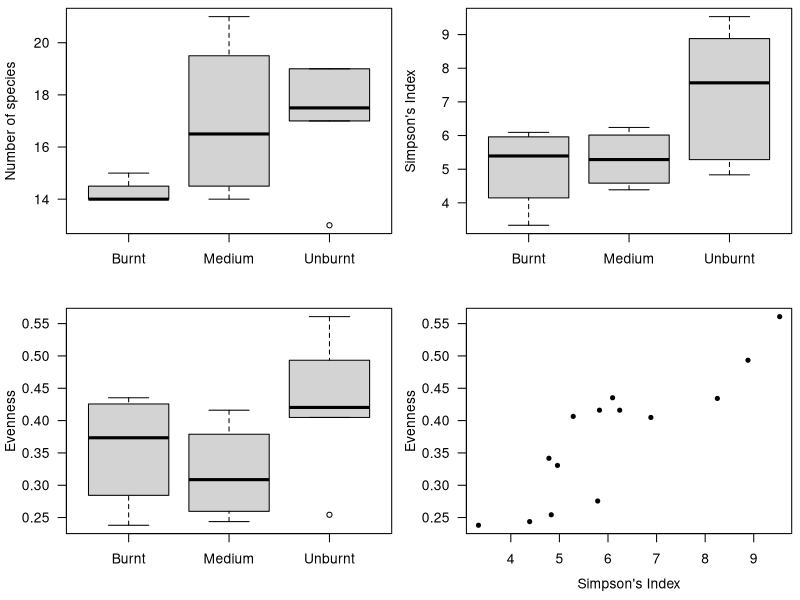
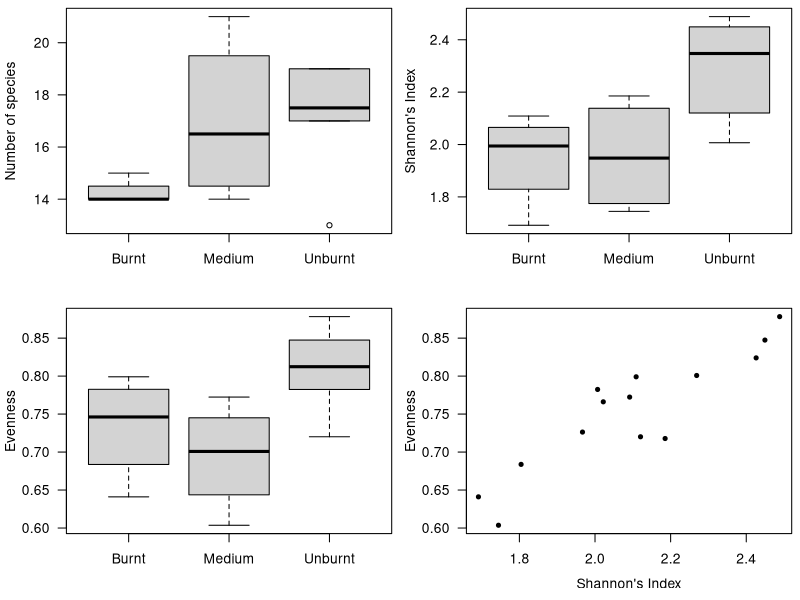
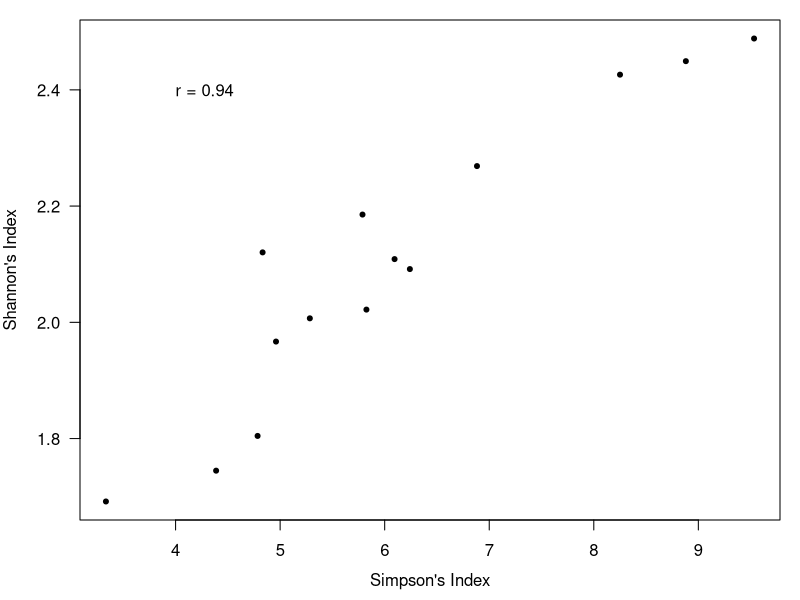
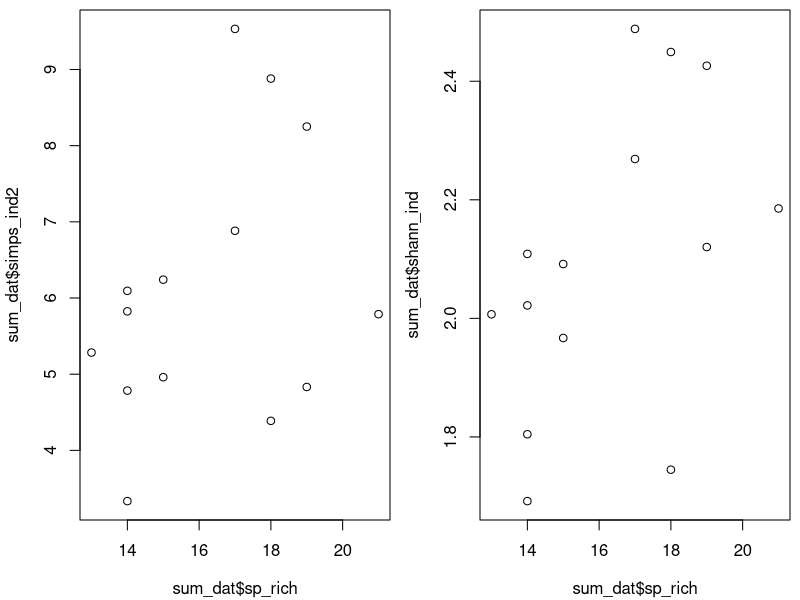
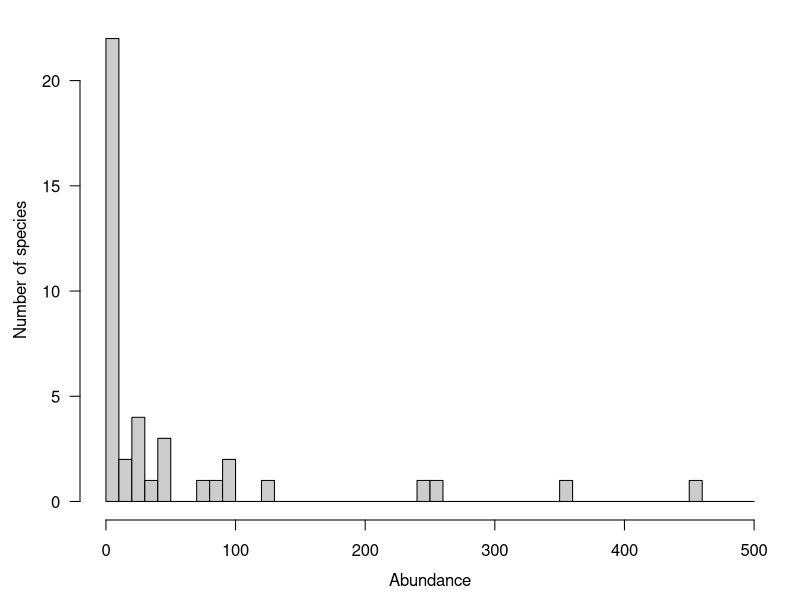
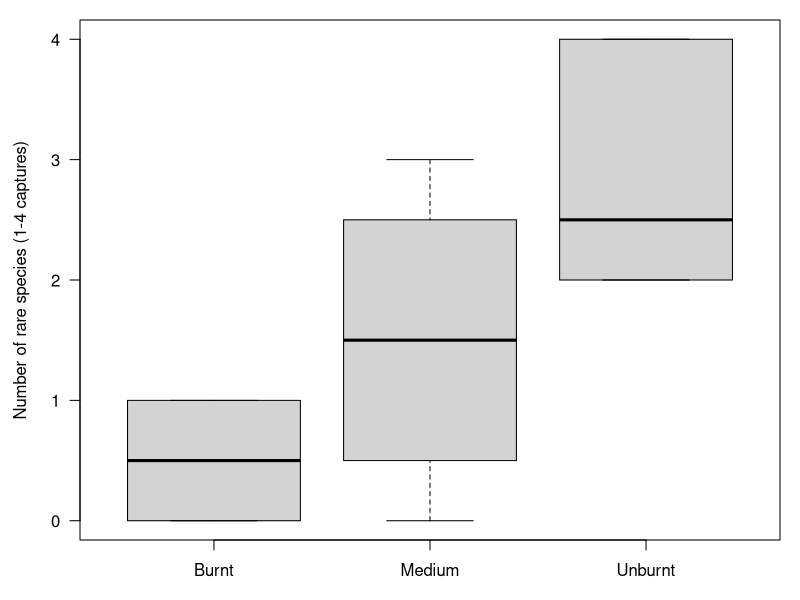
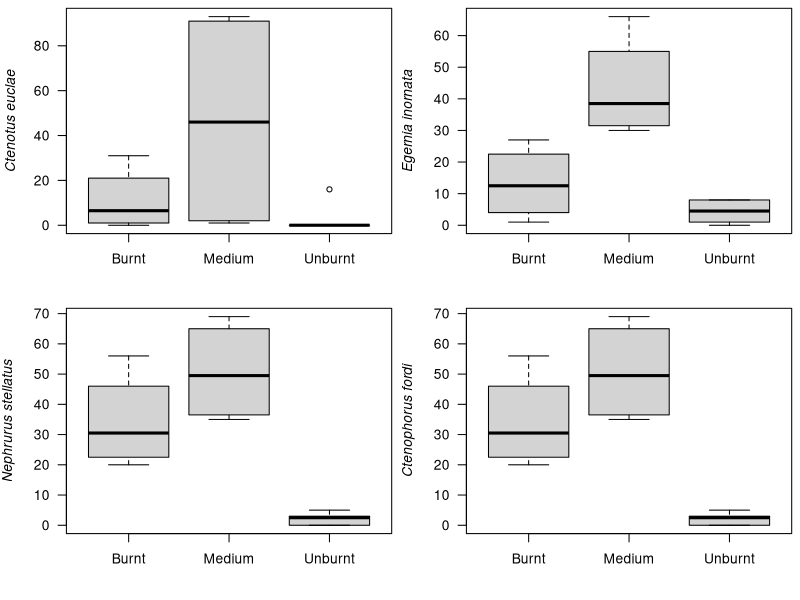

The R source for these figures, in order:
# Ideas for Amber's project
# Feb 2023

# what can we tell about the influence of fire on rare species from comparing species richness to diversity estimates?

# how do diversity estimates which differ in their quantification of dominance and rarity compare? For example, is there stronger effects on the estimates which prioritise rarity?

# how does fire influence the overall abundance (pooled abundance) of 'rare' reptile species, classed as those with fewer than x captures?

# how does fire influence phylogenetic diversity? For example, are there a greater number of reptile families in unburnt mallee than burnt mallee? Does fire drive a phylogenetic simplification?

# how does fire influence functional rarity (sensu Violle et al. 2017, TREE)? We might not get this far... Just noting it down as an interesting aspect. 

# Following Rabinowitz (1981), we could look at rarity based on: geographic range, habitat specificity and local abundance. We've been talking about abundance-related rarity, but we could also look at geographical rarity - i.e. the proportion of sites in which each species occurs. Habitat specificity would have to be done through the literature. 

#testing amber 1 march


# For community ecology lecture
# March 2020

# Set up the data:

dat1<-read.table("sp_summaries.txt",header=T)
dat1$TSF2<-dat1$TSF^2
dat1$TSFscale<-scale(dat1$TSF,center=T,scale=T)
dat1$TSF2scale<-scale(dat1$TSF^2,center=T,scale=T)
dat1$obs_effect<-as.numeric(1:nrow(dat1))
dat1$effort<-as.numeric(dat1$effort)
head(dat1); dim(dat1)

# How many captures per location for each species?

spnames<-names(dat1[,9:(length(dat1)-4)])
names_lgth<-length(spnames)
caps<-matrix(data=NA,nrow=length(spnames),ncol=2)

for(i in 1:names_lgth){
  
  cols_thisrun<-colnames(dat1)==spnames[i]
  caps[i,]<-tapply(dat1[,cols_thisrun],dat1$location,sum, na.rm=T)
}
caps<-data.frame(sp=spnames,caps)
colnames(caps)<-c("sp",levels(dat1$location))
caps


# Set up a factor level which assigns each species to one of three groups: 1 = Hincks only, 2 = Pinks only, and 3 = both. The cut-off for analysis is >=28 Hincks and >=38 Pinks.

sites_tab<-data.frame(Hsites=length(which(table(dat1$site, dat1$location)[,1]>0)),Psites=length(which(table(dat1$site, dat1$location)[,2]>0)))

spnames2<-caps[,1]
lgth2<-length(caps[,1])
new.x<-matrix(data=NA,nrow=lgth2,ncol=1)

for (i in 1:lgth2){
  
  new.x[i,]<- if (caps[i,2]>=28 & caps[i,3]<38) 1 
  else if (caps[i,2]<28 & caps[i,3]>=38) 2
  else 3
}
caps$mod_type<-as.factor(new.x)
caps



# STANDARDISE THE DATA BY TRAP EFFORT (dat4). 

# This will turn the data into something like "the number of captures per 500 trap nights".

head(dat1)
lgth2<-length(caps[,1])
lgth5<-length(dat1$obs)
sp_cols<-dat1[,9:(length(dat1)-4)]
div<-matrix(data=NA, nrow=lgth5, ncol=lgth2)

for (i in 1:lgth2){
  div[,i]<-(sp_cols[,i]/dat1$effort)*500
  div[,i]<-round(div[,i],0)
}
div<-as.data.frame(div)
colnames(div)<-caps$sp

for(i in 1:lgth2){
  div[,i]<-as.integer(div[,i])
}
dat4<-data.frame(dat1[,1:8],div,dat1[(length(dat1)-3):length(dat1)])
head(dat1, 3)
head(dat4, 3)

compare<-data.frame(site=dat1$obs,raw=dat1$Pog,eff=dat1$effort,std=dat4$Pog)
head(compare)

# plot(compare$raw, compare$std)
# cor.test(compare$raw, compare$std)


# THE DATA:

# The mod_type can also be used to specify which data set to use:

# 1 = Hdat (Hincks only, all sites)
# 2 = Pdat (Pinks only, all sites)
# 3 = dat1 (both locations, all sites)

# 1:
Hdat<-dat4[dat4$location=="Hincks",]
Hdat<-droplevels(Hdat)
rownames(Hdat)<-1:nrow(Hdat)
Hdat$obs_effect<-as.numeric(1:nrow(Hdat))
head(Hdat)

# 2:
Pdat<-dat4[dat4$location=="Pinkawillinie",]
Pdat<-droplevels(Pdat)
rownames(Pdat)<-1:nrow(Pdat)
Pdat$obs_effect<-as.numeric(1:nrow(Pdat))
head(Pdat)

# 3: dat4
dat4$obs_effect<-as.numeric(1:nrow(dat4))
head(dat4)


head(Hdat)
levels(Hdat$site)

newH<-Hdat[-which(Hdat$site %in% c("I1", "I2", "I3", "I4", "I7")),]
newH<-droplevels(newH)
levels(newH$site)
head(newH); dim(newH)

comb_dat<-as.data.frame(apply(newH[,c(which(colnames(newH)=="A_ina"):which(colnames(newH)=="D_dam"))],2,function(x) aggregate(x~newH[,which(colnames(newH)=="site")],FUN=sum)))
comb_dat<-comb_dat[,grep(".x", colnames(comb_dat))]
colnames(comb_dat)<-colnames(newH)[which(colnames(newH)=="A_ina"):which(colnames(newH)=="D_dam")]
comb_dat<-comb_dat[,1:which(colnames(comb_dat)=="Pog")]
comb_dat<-data.frame(site=unique(as.character(newH[,which(colnames(newH)=="site")])),comb_dat)

# total abundance:
comb_dat$abund<-rowSums(comb_dat[,2:ncol(comb_dat)])

# species richness:
comb_dat$sp_rich<-rowSums(t(apply(comb_dat[,c(which(colnames(comb_dat)=="A_ina"):which(colnames(comb_dat)=="Pog"))],1,function(x) ifelse(x==0,0,1)))) 
head(comb_dat); dim(comb_dat)

# relative abundance:
rel_abund<-data.frame(site=comb_dat$site,round(apply(comb_dat[,c(which(colnames(comb_dat)=="A_ina"):which(colnames(comb_dat)=="Pog"))],2,function(x) x/comb_dat$abund),3), abund=comb_dat$abund, sp_rich=comb_dat$sp_rich)

# simpson's index:
rel_abund$simps_ind<-1-(rowSums(rel_abund[,c(which(colnames(rel_abund)=="A_ina"):which(colnames(rel_abund)=="Pog"))]^2))

# reciprocal simpson's index:
rel_abund$simps_recip<-1/rel_abund$simps_ind
head(rel_abund); dim(rel_abund)

library(vegan)
diversity(rel_abund[,c(which(colnames(rel_abund)=="A_ina"):which(colnames(rel_abund)=="Pog"))], index="simpson")

# barplot(rel_abund$simps_ind[c(3:6,1:2)])


# full data set:

dat2<-read.table("all_reptile_data.txt",header=T)
head(dat2)

# species abundance data:
sp_div<-as.data.frame.matrix(t(table(dat2$name, dat2$site)))
head(sp_div,3); dim(sp_div)

# standardise the data by trap effort:
head(dat1, 3)
rownames(sp_div)

xdat<-dat1[which(dat1$site %in% rownames(sp_div)),]
xdat$site; xdat$season
unique(dat2$season)
head(xdat, 3); dim(xdat)

eft<-data.frame(aggregate(xdat$effort~xdat$site, FUN=sum))
colnames(eft)<-c("site","effort")
eft

head(sp_div,3); dim(sp_div)
rownames(sp_div)==as.character(eft$site)

sdiv<-sp_div

# captures / 1000 trap nights
sp_div2<-round(apply(sdiv, 2, function(x) (x/eft$effort)*1000),0)
head(sp_div2, 3); dim(sp_div2)

# check that there are no zeros:
apply(sp_div2, 2, sum)

# site summaries:
sum_dat<-data.frame(site=rownames(sp_div2))

# total abundance:
sum_dat$abund<-rowSums(sp_div2)

# species richness:
sum_dat$sp_rich<-apply(sp_div2,1,function(x) length(which(x>0)))

# relative abundance:
rel_abund2<-apply(sp_div2, 2, function(x) x/sum_dat$abund)
head(rel_abund2,3); dim(rel_abund2)

# simpson's index:
sum_dat$simps_ind<-rowSums(rel_abund2^2)

# simpson's index:
sum_dat$simps_ind2<-1/rowSums(rel_abund2^2)

# evenness, from Simpson's:
sum_dat$even<-sum_dat$simps_ind2/sum_dat$sp_rich

# shannon's index:
log_relab<-log(rel_abund2)
log_relab<-t(apply(log_relab,1,function(x) ifelse(is.infinite(x)==T,0,x)))

sum_dat$shann_ind<--rowSums(rel_abund2*log_relab)

# evenness, from Shannon's:
sum_dat$Hmax<-log(sum_dat$sp_rich)
sum_dat$even2<-sum_dat$shann_ind/sum_dat$Hmax

# check simpson against vegan calc:
# plot(sum_dat$simps_ind,diversity(rel_abund2, index="simpson"))
cor.test(sum_dat$simps_ind2,diversity(rel_abund2, index="simpson"))

# check shannon against vegan calc:
# plot(sum_dat$shann_ind,diversity(rel_abund2, index="shannon"))
cor.test(sum_dat$shann_ind,diversity(rel_abund2, index="shannon"))

specnumber(rel_abund2)==sum_dat$sp_rich

sum_dat$fire_cat<-factor(c(rep("Unburnt",2),rep("Burnt",2),rep("Medium",2),rep("Burnt",2),rep("Unburnt",4),rep("Medium",2)),levels=c("Burnt","Medium","Unburnt"))
head(sum_dat); dim(sum_dat)


### simpson's index:

quartz("", 8,8, dpi=80, pointsize=16)
par(mfrow=c(2,2), mar=c(4,4,0.5,0.5), mgp=c(2.9,1,0))
plot(sum_dat$fire_cat, sum_dat$sp_rich, xlab="", las=1, ylab="Number of species")
plot(sum_dat$fire_cat, sum_dat$simps_ind2, xlab="", las=1, ylab="Simpson's Index")

plot(sum_dat$fire_cat, sum_dat$even, xlab="", las=1, ylab="Evenness")
plot(sum_dat$simps_ind2, sum_dat$even, xlab="", las=1, ylab="Evenness", pch=20)
title(xlab="Simpson's Index",mgp=c(2.5,1,0))

### shannon's index:

quartz("", 8,8, dpi=80, pointsize=16)
par(mfrow=c(2,2), mar=c(4,4,0.5,0.5), mgp=c(2.9,1,0))

plot(sum_dat$fire_cat, sum_dat$sp_rich, xlab="", las=1, ylab="Number of species")

plot(sum_dat$fire_cat, sum_dat$shann_ind, xlab="", las=1, ylab="Shannon's Index")

plot(sum_dat$fire_cat, sum_dat$even2, xlab="", las=1, ylab="Evenness")

plot(sum_dat$shann_ind, sum_dat$even2, xlab="", las=1, ylab="Evenness", pch=20)
title(xlab="Shannon's Index",mgp=c(2.5,1,0))

# compare simpson and shannon:

quartz("", 6,6, dpi=70, pointsize=20)
par(mfrow=c(1,1), mar=c(4,4,1,1))
plot(sum_dat$simps_ind2, sum_dat$shann_ind, xlab="", las=1, ylab="Shannon's Index", pch=20)
text(4, 2.4,paste("r = ",round(cor.test(sum_dat$simps_ind2, sum_dat$shann_ind)$estimate,2),sep=""), adj=0)
title(xlab="Simpson's Index",mgp=c(2.5,1,0))


# simpson's index should be less related to richness than shannon:
# shannon index puts more weight on species richness - rare species count more
# simpson's index puts more weight on dominance - dominant species count more
cor.test(sum_dat$simps_ind2, sum_dat$sp_rich)
cor.test(sum_dat$shann_ind, sum_dat$sp_rich)

quartz("", 8,4, dpi=80, pointsize=16)
par(mfrow=c(1,2), mar=c(4,4,0.5,0.5), mgp=c(2.9,1,0))

plot(sum_dat$sp_rich, sum_dat$simps_ind2)
plot(sum_dat$sp_rich, sum_dat$shann_ind)



# but since the simpson index is a measure of dominance, should it have a stronger relationship (confounding?) with evenness? No, they're the same:
cor.test(sum_dat$simps_ind2, sum_dat$even)
cor.test(sum_dat$shann_ind, sum_dat$even2)



# Rank abundance:
# plot(sum_dat$simps_ind, sum_dat$shann_ind)

head(rel_abund,3); dim(rel_abund)
head(sp_div2, 3); dim(sp_div2)

sp_abund<-data.frame(species=names(colSums(sp_div2)), total_abund=colSums(sp_div2))
sp_abund<-sp_abund[order(sp_abund$total_abund),]
rownames(sp_abund)<-1:nrow(sp_abund)
head(sp_abund); dim(sp_abund)

quartz("",12,4,pointsize=16)
par(mar=c(4,4,1,1), mgp=c(2.5,1,0))
hist(sp_abund$total_abund, breaks=seq(0,500,by=10), main="", ylab="Number of species", xlab="",las=1, col="grey80")
title(xlab="Abundance", mgp=c(2.5,1,0))


# how many rare species in each fire category?
rare_sp<-as.character(sp_abund$species[sp_abund$total_abund<5])
sp_div3<-sp_div2[,rare_sp]

sum_dat$rare_sp<-apply(sp_div3, 1, function(x) length(which(x>0)))

quartz("", 6,6, dpi=70, pointsize=20)
par(mfrow=c(1,1), mar=c(3,4,1,1), mgp=c(2.5,1,0))
plot(sum_dat$fire_cat, sum_dat$rare_sp, xlab="", ylab="Number of rare species (1-4 captures)", las=1)

# plot(sum_dat$simps_ind2, sum_dat$rare_sp)
# plot(sum_dat$shann_ind, sum_dat$rare_sp)

cor.test(sum_dat$shann_ind, sum_dat$rare_sp)
cor.test(sum_dat$simps_ind2, sum_dat$rare_sp)

colnames(sp_div2)


# how many dominant (high abundance) species in each fire category?
dom_sp<-as.character(sp_abund$species[sp_abund$total_abund>200])
sp_div4<-sp_div2[,dom_sp]

sp_div5<-data.frame(sp_div4)
sp_div5$site<-rownames(sp_div4)
rownames(sp_div5)<-1:nrow(sp_div5)

sdat<-data.frame(site=sum_dat$site,fire_cat=sum_dat$fire_cat)

sp_div5<-merge(sp_div5, sdat)


quartz("", 8,8, dpi=80, pointsize=16)
par(mfrow=c(2,2), mar=c(4,4,0.5,0.5), mgp=c(2.9,1,0))
plot(sp_div5$fire_cat, sp_div5$C_euc, las=1, xlab="", ylab=expression(italic("Ctenotus euclae")))
plot(sp_div5$fire_cat, sp_div5$E_in, las=1, xlab="", ylab=expression(italic("Egernia inornata")))
plot(sp_div5$fire_cat, sp_div5$N_stel, las=1, xlab="", ylab=expression(italic("Nephrurus stellatus")))
plot(sp_div5$fire_cat, sp_div5$N_stel, las=1, xlab="", ylab=expression(italic("Ctenophorus fordi")))


# analyse

head(sum_dat)
sum_dat$location<-NA
sum_dat$location[grep("H",sum_dat$site)]<-"Hincks"
sum_dat$location[grep("P",sum_dat$site)]<-"Pinks"

m1<-lm(shann_ind~fire_cat+location, data=sum_dat)
summary(m1)
anova(m1)

library(lme4)

c1<-matrix(data=c(rep(5,4),c(16,1,1,2)), nrow=2, byrow=T)
c1
diversity(c1, index="shannon")





